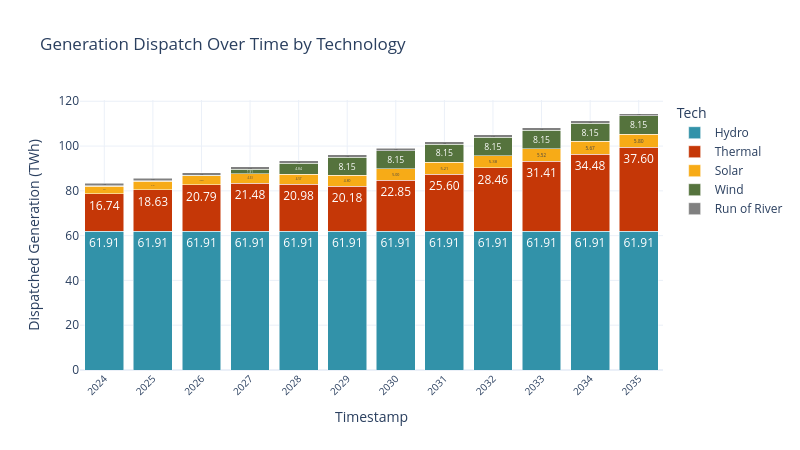

Notebook cell for this chart:
### Code cell
# Transform data
sce_sw = pd.read_csv(model_outputs_path+'/dispatch.csv')
sce_sw['year'] = sce_sw['timestamp'].str[:4]
sce_sw['Energy_TWh_typical_yr'] = sce_sw['Energy_GWh_typical_yr'] / 1000
sce_sw.rename(columns={'gen_tech': 'Tech'}, inplace=True)
sce_sw = sce_sw[sce_sw['timestamp'].str.contains('^2023') == False]
# Plot
sw.scenarios.dispatched_generation(sce_sw, 'year', 'Energy_TWh_typical_yr', 'Tech')

### Figure 1 — Plotly figure (JSON) as saved in the notebook; plotly's stock layout.template omitted (floating-point values rounded to 4 significant figures)
{"data": [{"alignmentgroup": "True", "hovertemplate": "Tech=Hydro<br>Year=%{x}<br>Dispatched Generation (MW)=%{text}<extra></extra>", "legendgroup": "Hydro", "marker": {"color": "#3292A9", "pattern": {"shape": ""}}, "name": "Hydro", "offsetgroup": "Hydro", "orientation": "v", "showlegend": true, "text": [61.91, 61.91, 61.91, 61.91, 61.91, 61.91, 61.91, 61.91, 61.91, 61.91, 61.91, 61.91], "textposition": "inside", "texttemplate": "%{text:.2f}", "type": "bar", "x": ["2024", "2025", "2026", "2027", "2028", "2029", "2030", "2031", "2032", "2033", "2034", "2035"], "xaxis": "x", "y": [61.91, 61.91, 61.91, 61.91, 61.91, 61.91, 61.91, 61.91, 61.91, 61.91, 61.91, 61.91], "yaxis": "y"}, {"alignmentgroup": "True", "hovertemplate": "Tech=Thermal<br>Year=%{x}<br>Dispatched Generation (MW)=%{text}<extra></extra>", "legendgroup": "Thermal", "marker": {"color": "#C53707", "pattern": {"shape": ""}}, "name": "Thermal", "offsetgroup": "Thermal", "orientation": "v", "showlegend": true, "text": [16.74, 18.63, 20.79, 21.48, 20.98, 20.18, 22.85, 25.6, 28.46, 31.41, 34.48, 37.6], "textposition": "inside", "texttemplate": "%{text:.2f}", "type": "bar", "x": ["2024", "2025", "2026", "2027", "2028", "2029", "2030", "2031", "2032", "2033", "2034", "2035"], "xaxis": "x", "y": [16.74, 18.63, 20.79, 21.48, 20.98, 20.18, 22.85, 25.6, 28.46, 31.41, 34.48, 37.6], "yaxis": "y"}, {"alignmentgroup": "True", "hovertemplate": "Tech=Solar<br>Year=%{x}<br>Dispatched Generation (MW)=%{text}<extra></extra>", "legendgroup": "Solar", "marker": {"color": "#F7AB17", "pattern": {"shape": ""}}, "name": "Solar", "offsetgroup": "Solar", "orientation": "v", "showlegend": true, "text": [3.485, 3.691, 4.093, 4.332, 4.571, 4.801, 5.004, 5.207, 5.377, 5.525, 5.674, 5.801], "textposition": "inside", "texttemplate": "%{text:.2f}", "type": "bar", "x": ["2024", "2025", "2026", "2027", "2028", "2029", "2030", "2031", "2032", "2033", "2034", "2035"], "xaxis": "x", "y": [3.485, 3.691, 4.093, 4.332, 4.571, 4.801, 5.004, 5.207, 5.377, 5.525, 5.674, 5.801], "yaxis": "y"}, {"alignmentgroup": "True", "hovertemplate": "Tech=Wind<br>Year=%{x}<br>Dispatched Generation (MW)=%{text}<extra></extra>", "legendgroup": "Wind", "marker": {"color": "#55733D", "pattern": {"shape": ""}}, "name": "Wind", "offsetgroup": "Wind", "orientation": "v", "showlegend": true, "text": [0.2143, 0.2143, 0.2143, 1.912, 4.843, 8.149, 8.149, 8.149, 8.149, 8.149, 8.149, 8.149], "textposition": "inside", "texttemplate": "%{text:.2f}", "type": "bar", "x": ["2024", "2025", "2026", "2027", "2028", "2029", "2030", "2031", "2032", "2033", "2034", "2035"], "xaxis": "x", "y": [0.2143, 0.2143, 0.2143, 1.912, 4.843, 8.149, 8.149, 8.149, 8.149, 8.149, 8.149, 8.149], "yaxis": "y"}, {"alignmentgroup": "True", "hovertemplate": "Tech=Run of River<br>Year=%{x}<br>Dispatched Generation (MW)=%{text}<extra></extra>", "legendgroup": "Run of River", "marker": {"color": "#808080", "pattern": {"shape": ""}}, "name": "Run of River", "offsetgroup": "Run of River", "orientation": "v", "showlegend": true, "text": [1.083, 1.083, 1.083, 1.083, 1.083, 1.083, 1.083, 1.083, 1.083, 1.083, 1.083, 1.083], "textposition": "inside", "texttemplate": "%{text:.2f}", "type": "bar", "x": ["2024", "2025", "2026", "2027", "2028", "2029", "2030", "2031", "2032", "2033", "2034", "2035"], "xaxis": "x", "y": [1.083, 1.083, 1.083, 1.083, 1.083, 1.083, 1.083, 1.083, 1.083, 1.083, 1.083, 1.083], "yaxis": "y"}], "layout": {"barmode": "stack", "height": 450, "legend": {"title": {"text": "Tech"}, "tracegroupgap": 0}, "title": {"text": "Generation Dispatch Over Time by Technology"}, "width": 800, "xaxis": {"anchor": "y", "domain": [0, 1], "showgrid": true, "tickangle": -45, "tickfont": {"size": 10}, "tickvals": ["2024", "2025", "2026", "2027", "2028", "2029", "2030", "2031", "2032", "2033", "2034", "2035"], "title": {"text": "Timestamp"}}, "yaxis": {"anchor": "x", "domain": [0, 1], "title": {"text": "Dispatched Generation (TWh)"}}}}
